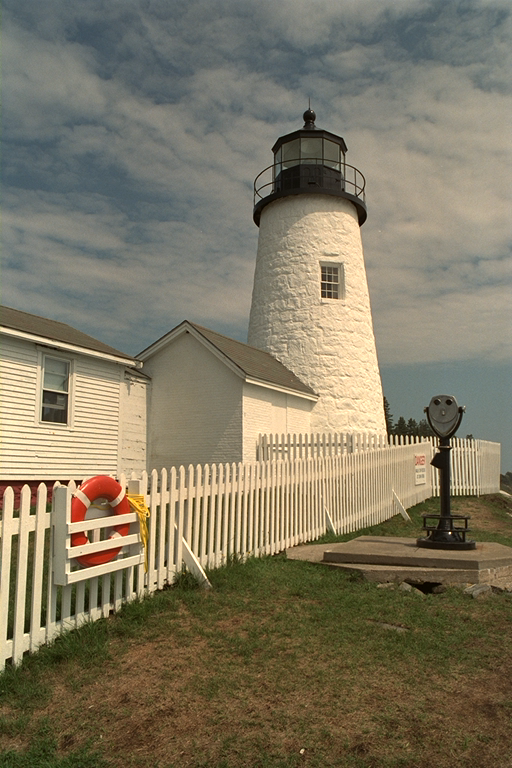
%> input picture 3_demosaicing/lighthouse.ppm, 512 x 768 px
$ octave demosaicing.m   (GNU Octave 9; MATLAB toolbox functions it lacks are replaced by stand-ins)
%> lines starting %> are read from the running program, lines starting %| are printed output that depends on the picture
### 3_demosaicing/img2bayer.m
%%

function bayer = img2bayer(img)

%img = double(imread(file))/255;
%img = imread(file);

bayer = zeros(size(img));

bayer(1:2:end,1:2:end,1) = img(1:2:end, 1:2:end,1);
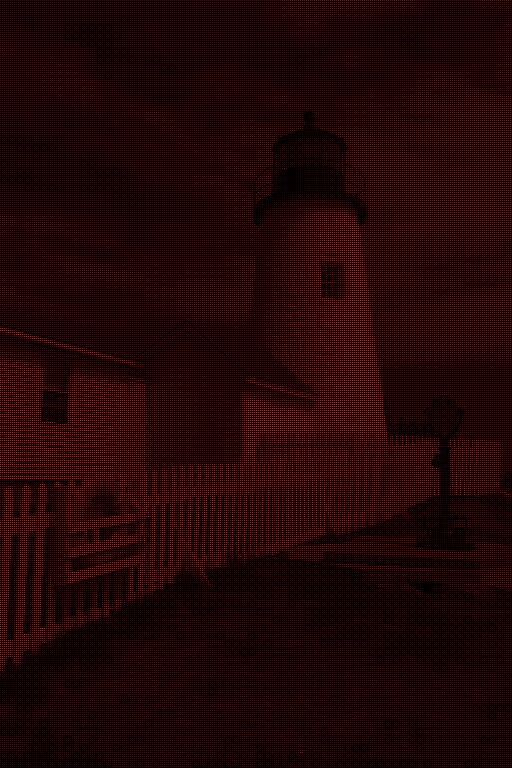
%> bayer: size 768x512x3 double; mean R, G, B 0.125, 0, 0
bayer(1:2:end,2:2:end,2) = img(1:2:end, 2:2:end,2);
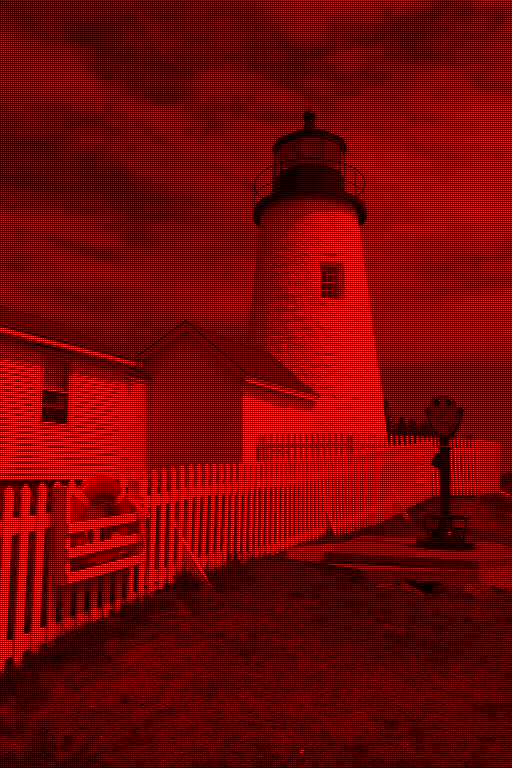
%> bayer: size 768x512x3 double; mean R, G, B 0.125, 0.117, 0
bayer(2:2:end,1:2:end,2) = img(2:2:end, 1:2:end,2);
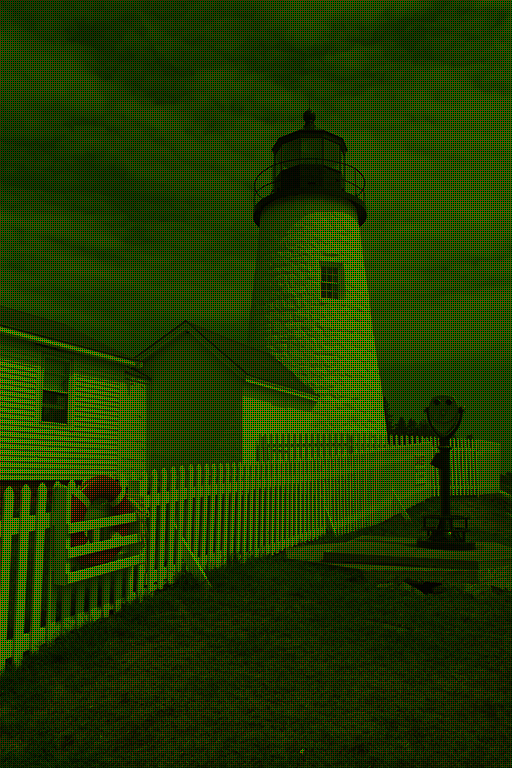
%> bayer: size 768x512x3 double; mean R, G, B 0.125, 0.234, 0
bayer(2:2:end,2:2:end,3) = img(2:2:end, 2:2:end,3);
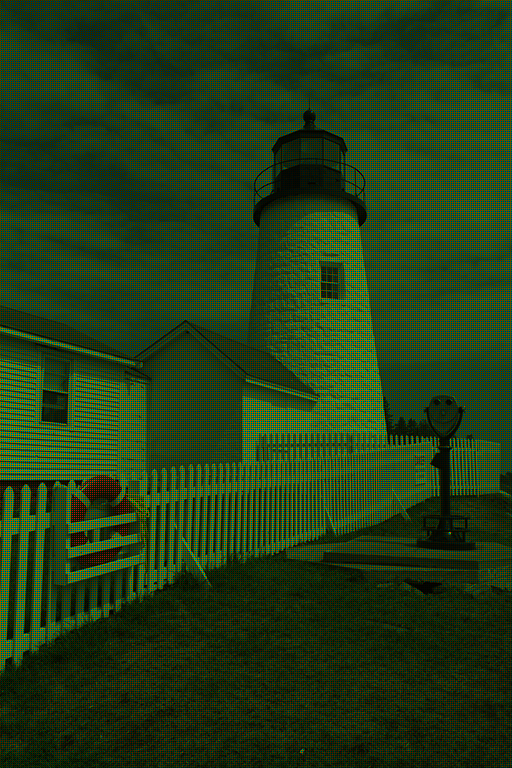
%> bayer: size 768x512x3 double; mean R, G, B 0.125, 0.234, 0.0959

%imwrite(bayer,strcat(file,'.bmp'),'bmp');

end

### 3_demosaicing/demosaicing.m
clear all;
close all;
clc;

img = double(imread('lighthouse.ppm'))/255;
bayer = img2bayer(img);

%> (the run ends here)

$ run again, with 3_demosaicing/parrots.ppm copied over 3_demosaicing/lighthouse.ppm
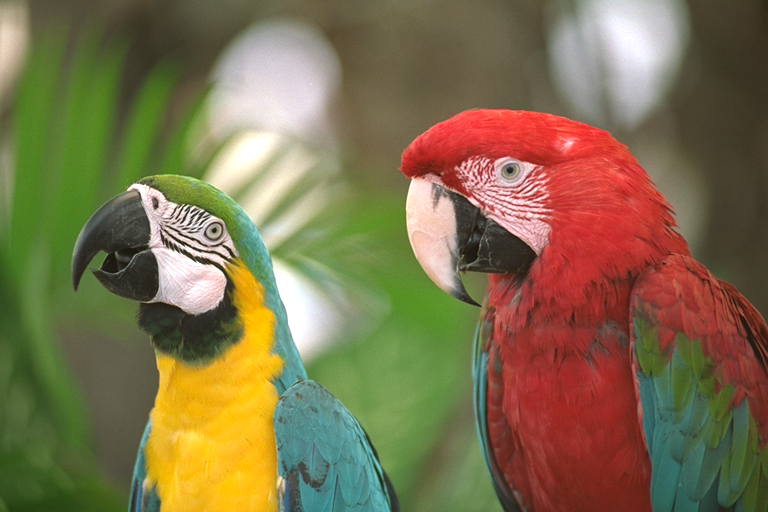
%> input picture 3_demosaicing/parrots.ppm, 768 x 512 px
%> in img2bayer, `bayer(1:2:end,2:2:end,2) = img(1:2:end, 2:2:end,2);`:
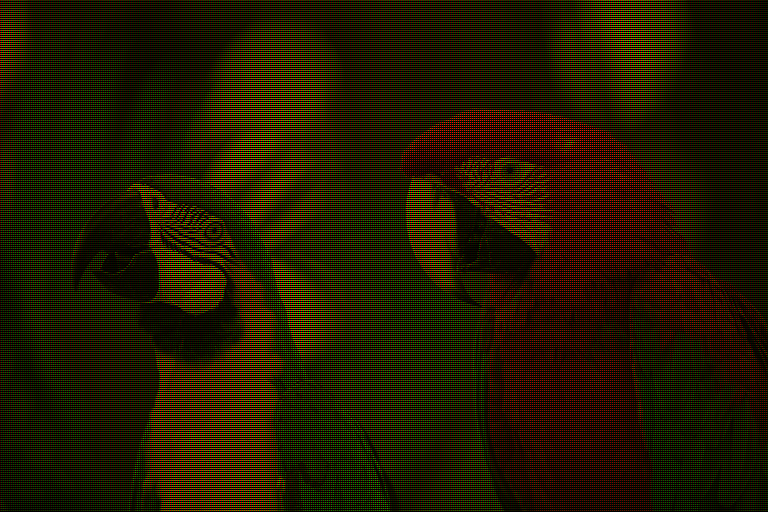
%> bayer: size 512x768x3 double; mean R, G, B 0.124, 0.11, 0
%> in img2bayer, `bayer(2:2:end,2:2:end,3) = img(2:2:end, 2:2:end,3);`:
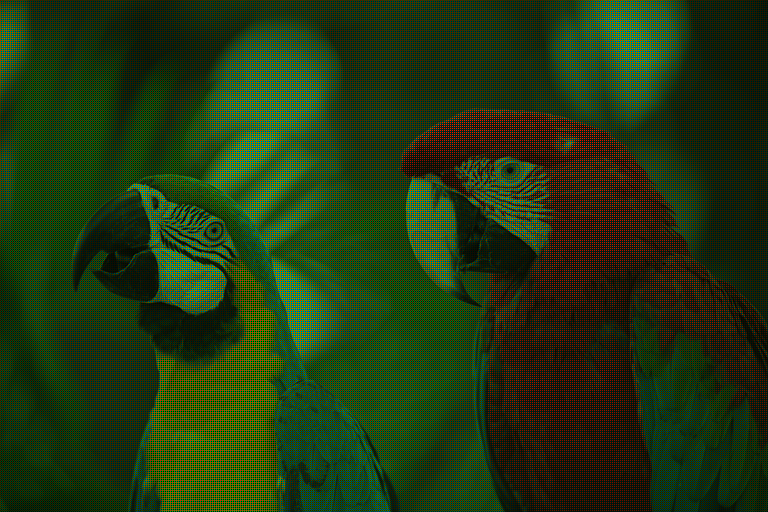
%> bayer: size 512x768x3 double; mean R, G, B 0.124, 0.22, 0.0753

$ run again, with 3_demosaicing/sails.ppm copied over 3_demosaicing/lighthouse.ppm
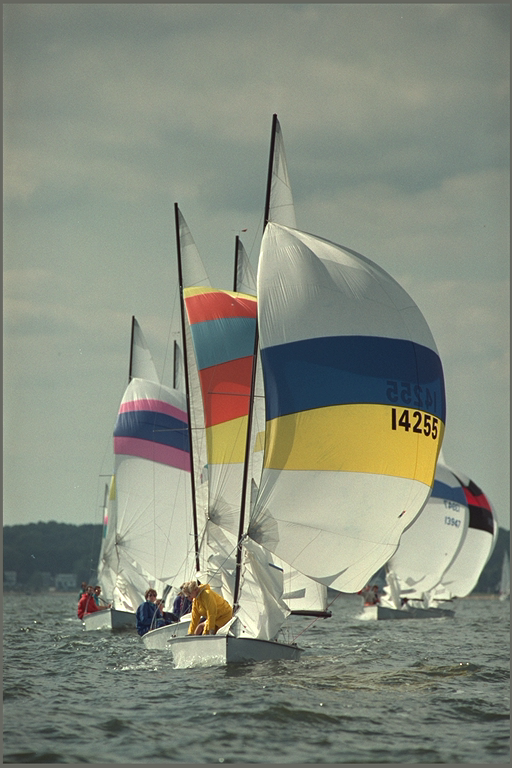
%> input picture 3_demosaicing/sails.ppm, 512 x 768 px
%> in img2bayer, `bayer(2:2:end,1:2:end,2) = img(2:2:end, 1:2:end,2);`:
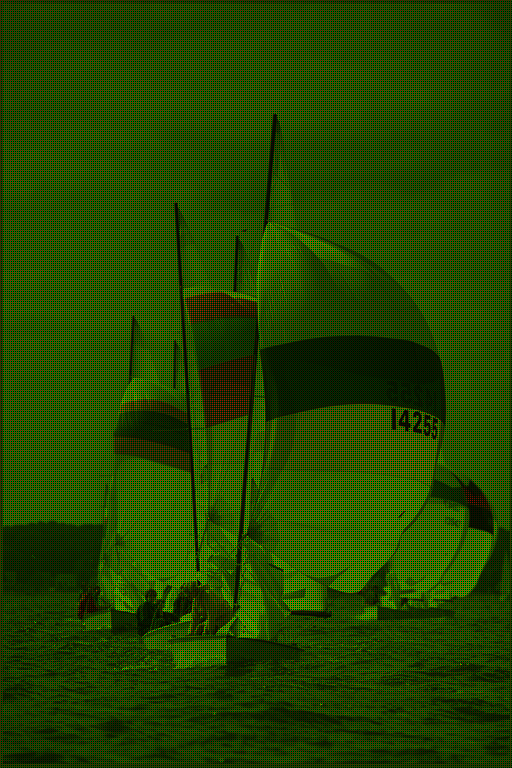
%> bayer: size 768x512x3 double; mean R, G, B 0.131, 0.274, 0
%> in img2bayer, `bayer(2:2:end,2:2:end,3) = img(2:2:end, 2:2:end,3);`:
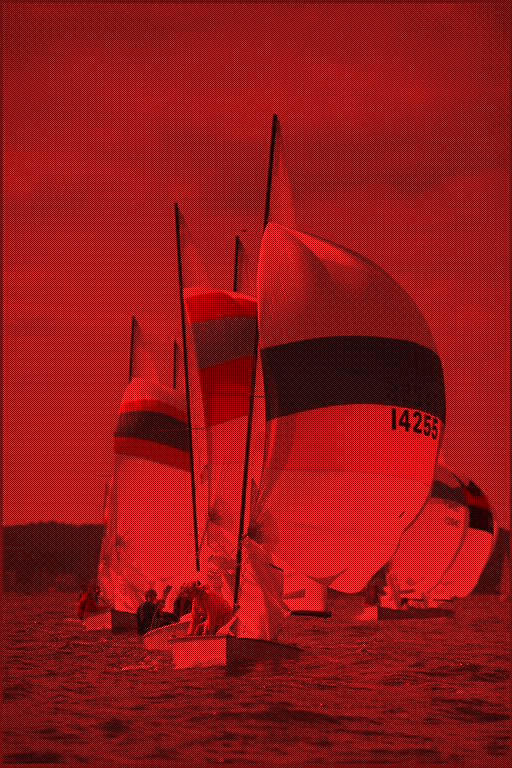
%> bayer: size 768x512x3 double; mean R, G, B 0.131, 0.274, 0.123
